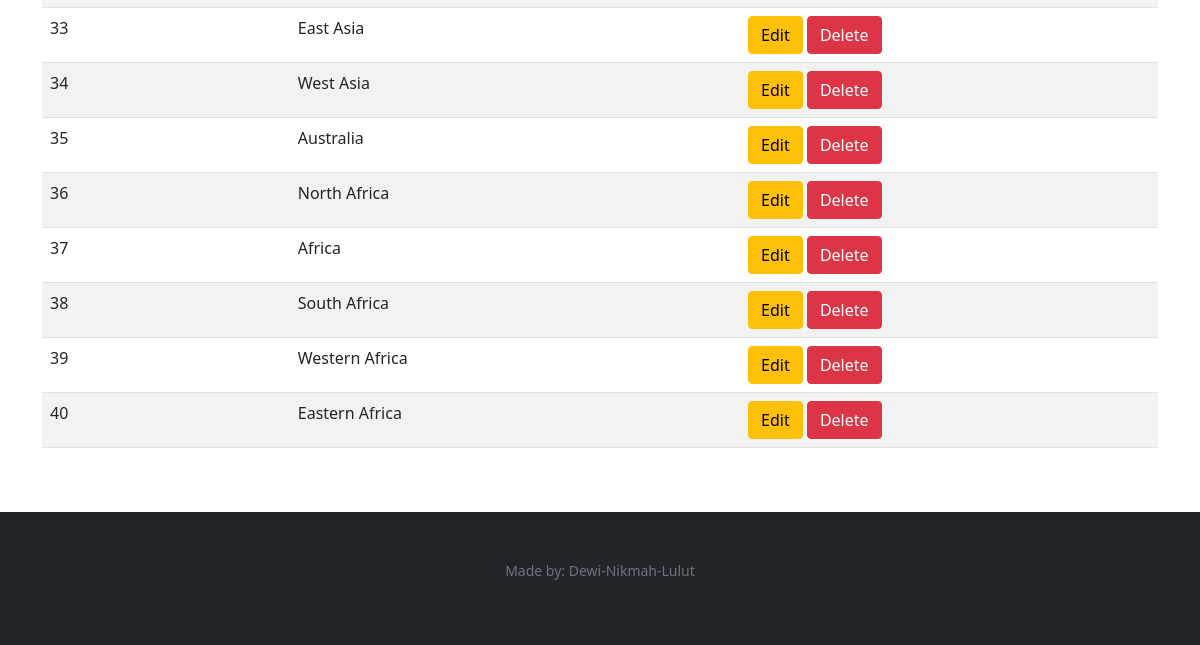
Page /admin/origins (signed in, lower part) on the earlier database version.
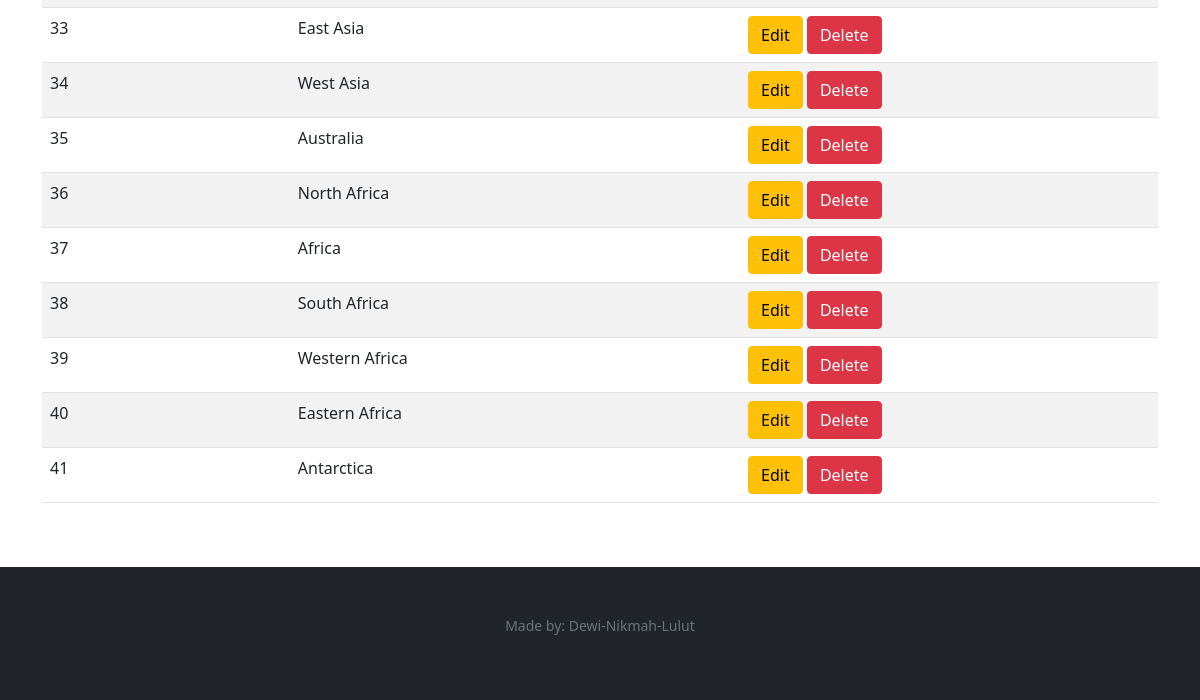
Same page on the later database version.
### tables this page shows
CREATE TABLE "origins" (
	"id"	integer NOT NULL,
	"origin"	varchar NOT NULL,
	"created_at"	datetime DEFAULT CURRENT_TIMESTAMP,
	"updated_at"	datetime DEFAULT CURRENT_TIMESTAMP,
	PRIMARY KEY("id" AUTOINCREMENT)
);

### app.py (the view, shortened to what this page needs)
@app.route("/admin/origins", methods=["GET", "POST"])
@login_admin_required
def origins():
    if request.method=="GET":
        origins = db.execute("select id, origin from origins")
        return render_template("/admin/origins.html", origins = origins)

### app.py (called while the page is built)
@app.after_request
def after_request(response):
    response.headers["Cache-Control"] = "no-cache, no-store, must-revalidate"
    response.headers["Expires"] = 0
    response.headers["Pragma"] = "no-cache"
    return response

### helpers.py (called while the page is built)
def login_admin_required(f):
    @wraps(f)
    def decorated_function(*args, **kwargs):
        if session.get("role") != 'admin':
            return redirect("/login")
        return f(*args, **kwargs)
    return decorated_function

### templates/admin/origins.html (shortened to what this page needs)
{% extends "layout_admin.html" %}
{% block main %}
<div class="container-sm mt-3">
    <table class="table table-striped table-hover">
        <tbody>
            {% for origin in origins %}
            <tr>
                <td>{{ origin["id"] }}</td>
                <td>{{ origin["origin"] }}</td>
                <td>
                    <a href="/admin/origins/{{ origin['id'] }}/edit" class="btn btn-warning">Edit</a>
                    <a href="/admin/origins/{{ origin['id'] }}/delete" onclick="return confirm('Are you sure you want to delete this item?');" class="btn btn-danger">Delete</a>
                </td>
            </tr>
            {% endfor %}
        </tbody>
    </table>
</div>
{% endblock %}

Differences in the rows shown:
added origins: id "41", origin "Antarctica"
